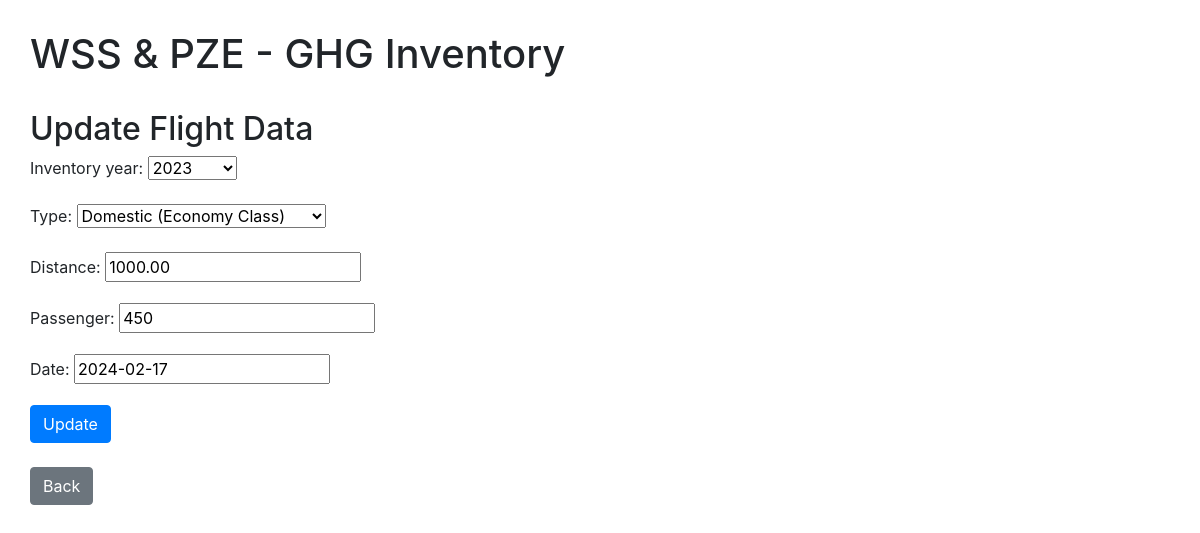
/ghg/scope3/flight/update/1/, run on the app's committed database.
### ghg_inventory/models.py (models this page shows)
class Flight(models.Model):
    inventory_year = models.ForeignKey(Inventory_Year, on_delete=models.CASCADE)
    FLIGHT_CHOICES= [
        ('Domestic (Economy Class)', 'Domestic (Economy Class)'),
        ('International (Economy Class)', 'International (Economy Class)'),
    ]
    type = models.CharField(max_length=40, choices=FLIGHT_CHOICES)
    distance = models.DecimalField(max_digits=10, decimal_places=2)
    passenger = models.IntegerField(validators=[MinValueValidator(0)])
    date = models.DateField()
    emission = models.FloatField()

### ghg_inventory/views.py (the view)
# urls.py: path('scope3/flight/update/<int:pk>/', views.FlightUpdateView.as_view(), name='flight_update'),
class FlightUpdateView(UpdateView):
    model = Flight
    fields = ['inventory_year', 'type', 'distance', 'passenger', 'date']
    template_name_suffix = '_update_form'
    success_url = reverse_lazy('flight')

### ghg_inventory/models.py (called while the page is built)
    def __str__(self):
        return str(self.year)

### ghg_inventory/templates/ghg_inventory/flight_update_form.html (shortened to what this page needs)
{% extends 'ghg_inventory/base.html' %}
{% block content %}
    <h2>Update Flight Data</h2>
    <form method="POST">
    {{ form.as_p }}
    <button type="submit" class="btn btn-primary">Update</button>
    </form>
    <br>
    <a type="button" class="btn btn-secondary" href="{%url 'flight'%}"> Back </a>
{% endblock %}

### data on the page
Flight: inventory_year "2023", type "Domestic (Economy Class)", distance "1000.00", passenger "450", date "2024-02-17"
